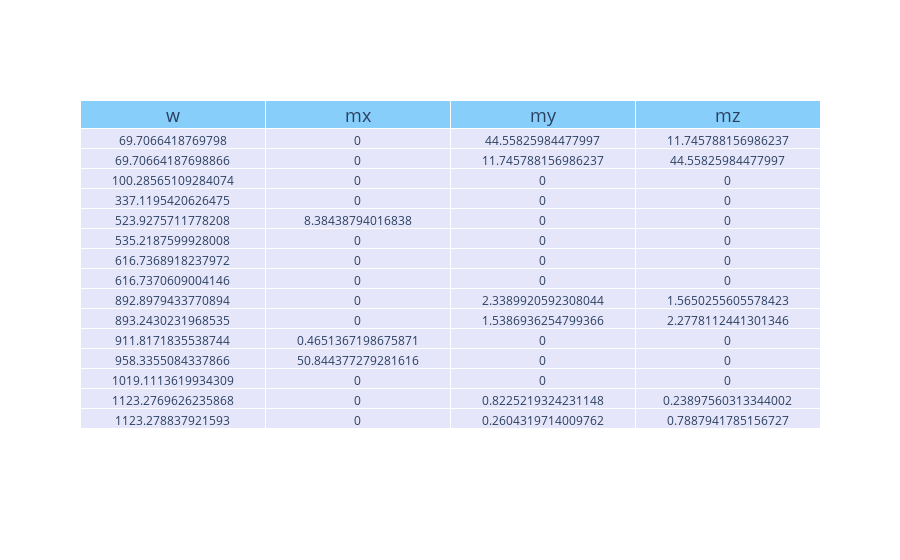

Write notebook code for a chart like this one.
### Code cell
import plotly.graph_objects as go

Font = go.table.header.Font

header=dict(
    values=['w', 'mx', 'my', 'mz'], 
    fill_color='lightskyblue',
    font = Font(size=18))

cells = dict(
    values=[freks,] + [records[:, i] for i in range(3)],
    fill_color='lavender',
    )

fig = go.Figure(data=[go.Table(header=header, cells=cells)])
fig.show()

### Figure 1 — Plotly figure (JSON) as saved in the notebook; plotly's stock layout.template omitted (floating-point values rounded to 4 significant figures)
{"data": [{"cells": {"fill": {"color": "lavender"}, "values": [[69.71, 69.71, 100.3, 337.1, 523.9, 535.2, 616.7, 616.7, 892.9, 893.2, 911.8, 958.3, 1019.0, 1123.0, 1123.0], [0, 0, 0, 0, 8.384, 0, 0, 0, 0, 0, 0.4651, 50.84, 0, 0, 0], [44.56, 11.75, 0, 0, 0, 0, 0, 0, 2.339, 1.539, 0, 0, 0, 0.8225, 0.2604], [11.75, 44.56, 0, 0, 0, 0, 0, 0, 1.565, 2.278, 0, 0, 0, 0.239, 0.7888]]}, "header": {"fill": {"color": "lightskyblue"}, "font": {"size": 18}, "values": ["w", "mx", "my", "mz"]}, "type": "table"}], "layout": {}}
